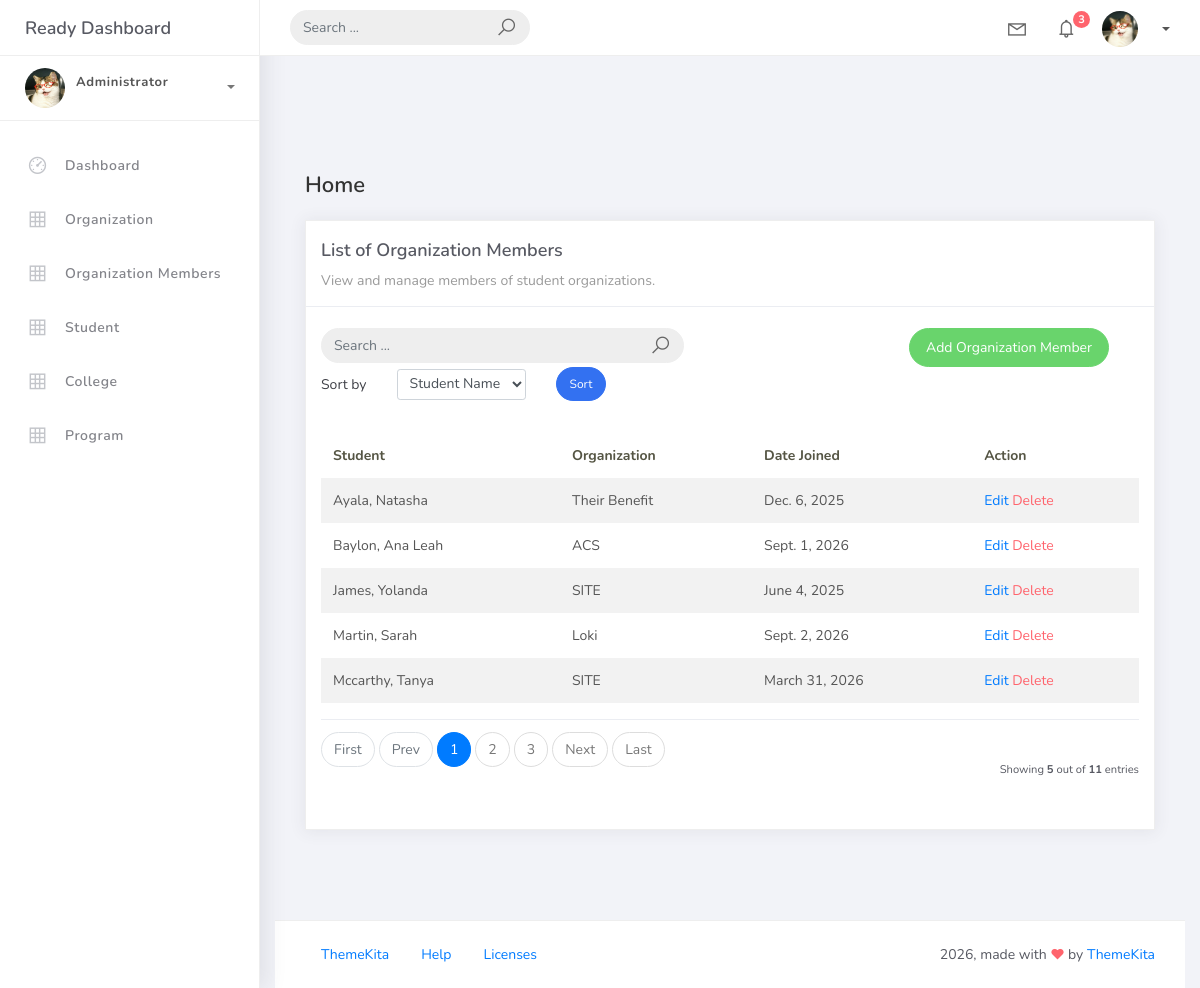
Before: /orgmem_list with the older database file.
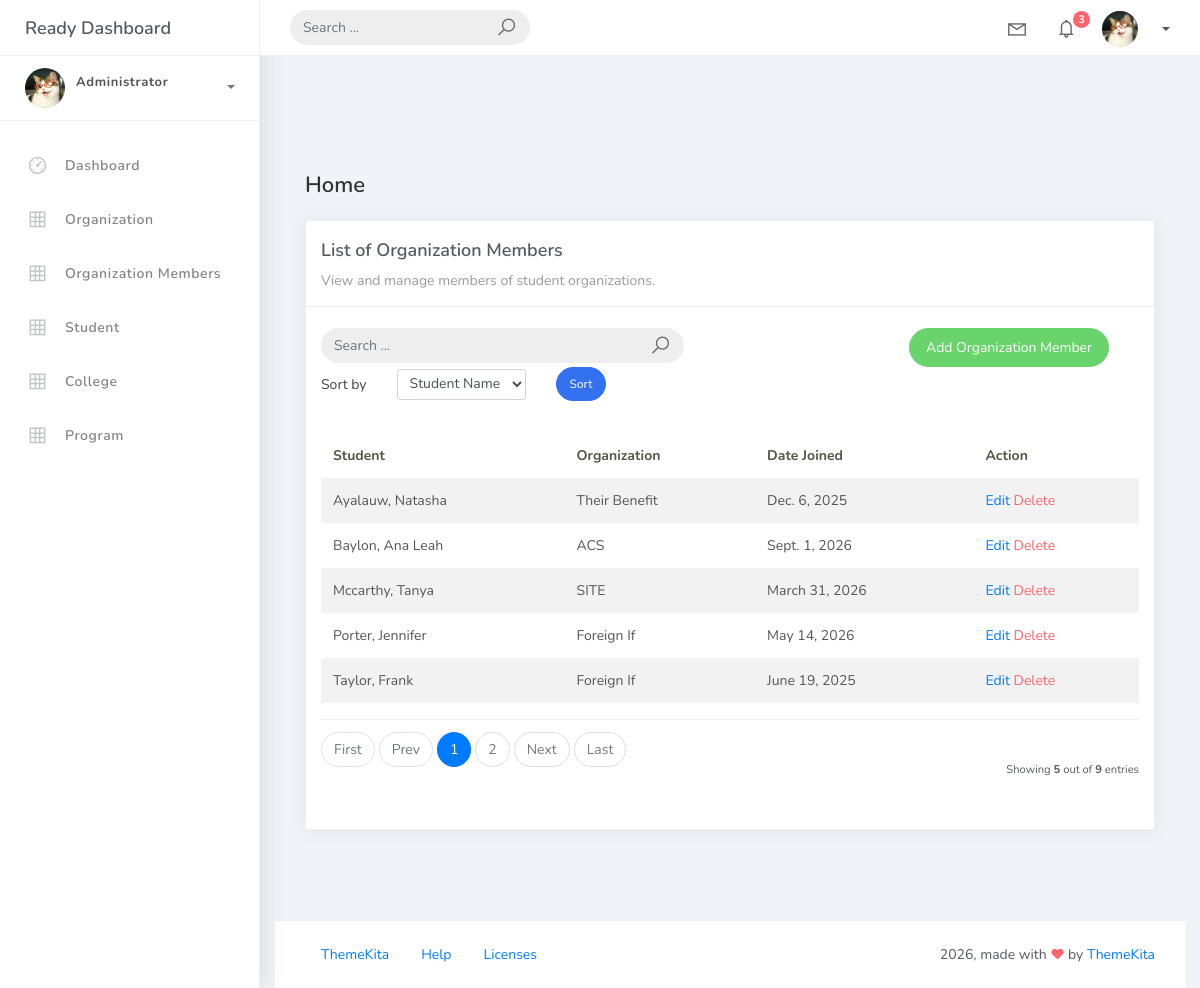
After: the same page with the newer database file.
### studentorg/models.py (models this page shows)
class BaseModel(models.Model):
    created_at = models.DateTimeField(auto_now_add=True, db_index=True)
    updated_at = models.DateTimeField(auto_now=True)
    class Meta:
     abstract = True

class OrgMember(BaseModel):
    student = models.ForeignKey(Student, on_delete=models.CASCADE)
    organization = models.ForeignKey(Organization, on_delete=models.CASCADE)
    date_joined = models.DateField()

class Student(BaseModel):
    student_id = models.CharField(max_length=15)
    lastname = models.CharField(max_length=25)
    firstname = models.CharField(max_length=25)
    middlename = models.CharField(max_length=25, blank=True, null=True)
    program = models.ForeignKey(Program, on_delete=models.CASCADE)
    def __str__(self):
     return f"{self.lastname}, {self.firstname}"

class Organization(BaseModel):
    name = models.CharField(max_length=250)
    college = models.ForeignKey(College, null=True, blank=True, on_delete=models.CASCADE)
    description = models.CharField(max_length=500)
    def __str__(self):
        return self.name

### studentorg/views.py (the view)
# urls.py: path("orgmem_list", OrganizationMemberListView.as_view(), name="organization-member-list"),
class OrganizationMemberListView(ListView):
    model = OrgMember
    context_object_name = "organization_member"
    template_name = "orgmem_list.html"
    paginate_by = 5
    ordering = ["student__lastname", "date_joined"]
    def get_queryset(self):
        qs = super().get_queryset()
        query = self.request.GET.get("q")
        if query:
            qs = qs.filter(
                Q(student__lastname__icontains=query) |
                Q(date_joined__icontains=query)
            )
        return qs
    def get_ordering(self):
        allowed = ["student__lastname", "date_joined"]
        sort_by = self.request.GET.get("sort_by")
        if sort_by in allowed:
            return sort_by
        return "student__lastname"

### templates/orgmem_list.html (shortened to what the changed rows need)
{% extends 'base.html' %} {% load static %} {% block content %}
<div class="content">
    <div class="container-fluid">
        <div class="row">
            <div class="col-md-12">
                <div class="card">
                    <br />
                    <div class="card-body">
                        <table class="table table-striped mt-3">
                            <thead>
                                <tr>
                                    <th scope="col">Student</th>
                                    <th scope="col">Organization</th>
                                    <th scope="col">Date Joined</th>
                                    <th scope="col">Action</th>
                                </tr>
                            </thead>
                            <tbody>
                                {% for object in object_list %}
                                <tr>
                                    <td>{{ object.student }}</td>
                                    <td>{{ object.organization }}</td>
                                    <td>{{ object.date_joined }}</td>
                                    <td><a href="orgmem_list/{{ object.id }}">Edit</a>
                                    <a href="orgmem_list/{{ object.id }}/delete" class="text-danger">Delete</a></td>
                                </tr>
                                {% empty %}
                                <tr>
                                    <td colspan="4" style="text-align: center">
                                        <p class="text-sm font-weight-bold mb-0">No Records Found</p>
                                    </td>
                                </tr>
                                {% endfor %}
                            </tbody>
                        </table>
                        {% include 'includes/pagination.html' %}
                    </div>
                </div>
            </div>
        </div>
    </div>
</div>
{% endblock %}

Changed rows visible on the page:
removed OrgMember: student "James, Yolanda", organization "SITE", date_joined "June 4, 2025"
removed OrgMember: student "Martin, Sarah", organization "Loki", date_joined "Sept. 2, 2026"
changed through a linked row, OrgMember "Their Benefit": student "Ayala, Natasha" → "Ayalauw, Natasha"
now on this page (row unchanged): OrgMember: student "Porter, Jennifer", organization "Foreign If", date_joined "May 14, 2026"
now on this page (row unchanged): OrgMember: student "Taylor, Frank", organization "Foreign If", date_joined "June 19, 2025"
Other visible differences:
{{ paginator.count }}: "11" → "9"
list line gone: "3"
